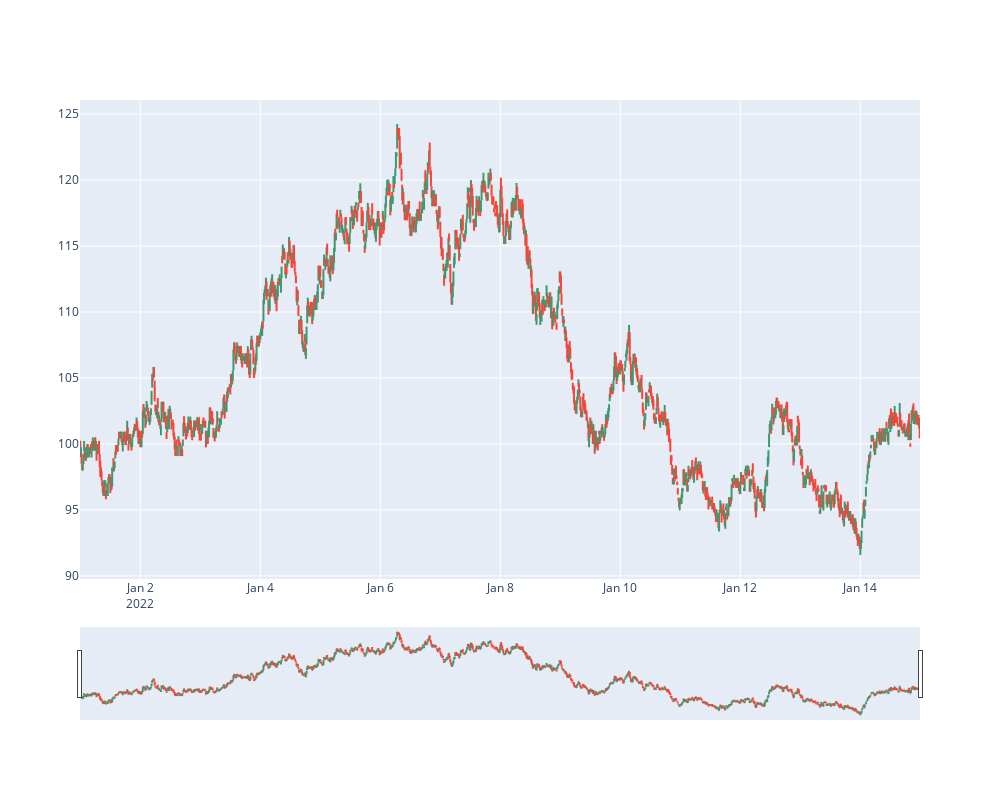

Notebook code cell kept with this figure:
### Markdown cell above
### Plot the results

### Code cell
from source.helpers import plot_bars
df_15min = sim.get_price_bars(ticker=tickers[0], bar_size='15Min')
plot_bars(df_15min)

### Figure 1 — Plotly figure (JSON) as saved in the notebook; plotly's stock layout.template omitted (floating-point values rounded to 4 significant figures; data arrays with more than 128 entries replaced by an {"elided": "..."} marker saying what was removed)
{"data": [{"close": {"elided": "1344 float values"}, "high": {"elided": "1344 float values"}, "low": {"elided": "1344 float values"}, "open": {"elided": "1344 float values"}, "type": "ohlc", "x": {"elided": "1344 str values"}}], "layout": {"autosize": false, "height": 800, "width": 1000}}
